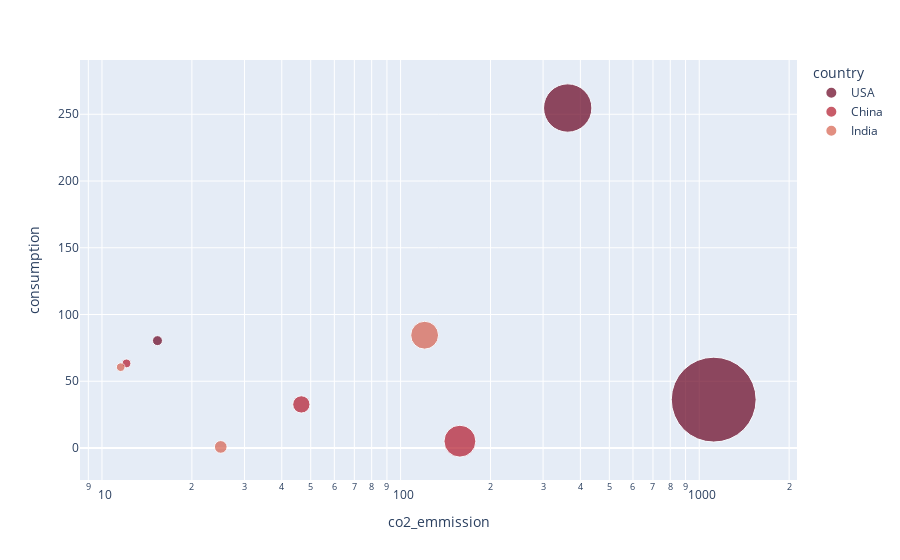

Source (notebook cell):
### Code cell
fig = px.scatter(top, x="co2_emmission", y="consumption", size="co2_emmission", color="country", log_x=True, size_max=60,color_discrete_sequence=px.colors.sequential.RdBu)
fig.show()

### Figure 1 — Plotly figure (JSON) as saved in the notebook; plotly's stock layout.template omitted (floating-point values rounded to 4 significant figures)
{"data": [{"hovertemplate": "country=USA<br>co2_emmission=%{marker.size}<br>consumption=%{y}<extra></extra>", "legendgroup": "USA", "marker": {"color": "rgb(103,0,31)", "size": [1118.0, 362.8, 15.34], "sizemode": "area", "sizeref": 0.3106, "symbol": "circle"}, "mode": "markers", "name": "USA", "orientation": "v", "showlegend": true, "type": "scatter", "x": [1118.0, 362.8, 15.34], "xaxis": "x", "y": [36.24, 254.7, 80.43], "yaxis": "y"}, {"hovertemplate": "country=China<br>co2_emmission=%{marker.size}<br>consumption=%{y}<extra></extra>", "legendgroup": "China", "marker": {"color": "rgb(178,24,43)", "size": [158.0, 46.52, 12.08], "sizemode": "area", "sizeref": 0.3106, "symbol": "circle"}, "mode": "markers", "name": "China", "orientation": "v", "showlegend": true, "type": "scatter", "x": [158.0, 46.52, 12.08], "xaxis": "x", "y": [5.12, 32.66, 63.36], "yaxis": "y"}, {"hovertemplate": "country=India<br>co2_emmission=%{marker.size}<br>consumption=%{y}<extra></extra>", "legendgroup": "India", "marker": {"color": "rgb(214,96,77)", "size": [24.99, 120.4, 11.55], "sizemode": "area", "sizeref": 0.3106, "symbol": "circle"}, "mode": "markers", "name": "India", "orientation": "v", "showlegend": true, "type": "scatter", "x": [24.99, 120.4, 11.55], "xaxis": "x", "y": [0.81, 84.5, 60.56], "yaxis": "y"}], "layout": {"legend": {"itemsizing": "constant", "title": {"text": "country"}, "tracegroupgap": 0}, "margin": {"t": 60}, "xaxis": {"anchor": "y", "domain": [0, 1], "title": {"text": "co2_emmission"}, "type": "log"}, "yaxis": {"anchor": "x", "domain": [0, 1], "title": {"text": "consumption"}}}}
